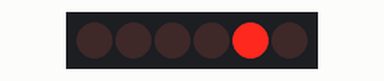
Recording of a program running on a simulated ESP8266 (NodeMCU). On the bench: 6×1 LED matrix. Wiring (inferred from the names in the program): charlieplexed LEDs: lines GPIO 12, GPIO 13, GPIO 14. WiFi joins after 1.5 s; servers stay silent unless stated; the local clock reads 2024-03-15 10:24:30 at power-on unless the program sets it. At 6.5 s the program puts the board to deep sleep or switches it off; the recording ends there.

Above: at 2.1 s.
At 3.2 s:
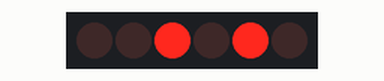

The program:

main.cpp
```cpp
/*
Version 1.0.1 - Improve battery life from 45 days to 163 days. Details described in
https://www.e-tinkers.com/2024/01/ntp-clock-project-revisit-and-esp8266-rtc-memory/
*/
#include <Arduino.h>
#include <ESP8266WiFi.h>
#include <time.h>
#include <sntp.h>

// Reset Reason
#define POWER_UP_RESET 0
#define HARDWARE_RESET 6

// RTC Time constants
#define TIME_ZONE           28800       // GMT + 8
#define DAY_LIGHT_SAVING    0
#define UTC_TEST_TIME       1649289600  // Thu, 07 Apr 2022 00:00:00 +0000

#define DISPLAY_TIME        5000
#define DAY_SLEEP_TIME      300e6       // 300 seconds (5 mins)
// #define NIGHT_SLEEP_TIME    3600e6      // 1 hour
#define NEXT_HOUR       1L          // Every 1 hour

// GPIO pins
#define P1         5   // D1
#define P2         12  // D6
#define P3         13  // D7
#define P4         14  // D5

// Charlieplexing configuration and state matrix
#define PIN_CONFIG 0
#define PIN_STATE  1
#define LEDS       12
const uint8_t mux[LEDS][2][4] = {
//{ {         PIN_CONFIG             }, {        PIN_STATE       } }
//{ {  P1,     P2,     P3,     P4    }, {  P1,   P2,   P3,   P4  } }
  { { OUTPUT, INPUT,  INPUT,  OUTPUT }, { LOW,  LOW,  LOW,  HIGH } },  // 0
  { { OUTPUT, OUTPUT, INPUT,  INPUT  }, { HIGH, LOW,  LOW,  LOW  } },  // 1
  { { OUTPUT, OUTPUT, INPUT,  INPUT  }, { LOW,  HIGH, LOW,  LOW  } },  // 2
  { { INPUT,  OUTPUT, OUTPUT, INPUT  }, { LOW,  HIGH, LOW,  LOW  } },  // 3
  { { INPUT,  OUTPUT, OUTPUT, INPUT  }, { LOW,  LOW,  HIGH, LOW  } },  // 4
  { { INPUT,  INPUT,  OUTPUT, OUTPUT }, { LOW,  LOW,  HIGH, LOW  } },  // 5
  { { INPUT,  INPUT,  OUTPUT, OUTPUT }, { LOW,  LOW,  LOW,  HIGH } },  // 6
  { { OUTPUT, INPUT,  OUTPUT, INPUT  }, { HIGH, LOW,  LOW,  LOW  } },  // 7
  { { OUTPUT, INPUT,  OUTPUT, INPUT  }, { LOW,  LOW,  HIGH, LOW  } },  // 8
  { { INPUT,  OUTPUT, INPUT,  OUTPUT }, { LOW,  HIGH, LOW,  LOW  } },  // 9
  { { INPUT,  OUTPUT, INPUT,  OUTPUT }, { LOW,  LOW,  LOW,  HIGH } },  // 10
  { { OUTPUT, INPUT,  INPUT,  OUTPUT }, { HIGH, LOW,  LOW,  LOW  } }   // 11
};

// network configuration - change based on your local settings
// refer to https://www.e-tinkers.com/2022/04/esp8266-ntp-clock-with-ntp-update-and-charlieplexing/ on
// how to obtain channel and bssid
IPAddress ip(192, 168, 18, 201);
IPAddress gateway(192, 168, 18, 1);
IPAddress subnet(255, 255, 255, 0);
IPAddress dns(1,1,1,1);
const char* ssid = "your wifi ssid";
const char* password = "your wifi password";
const int channel = 6;                                         // this must match your wifi router channel
const uint8_t bssid[] = {0xa0, 0x89, 0x66, 0x89, 0x52, 0x91};  // this must match your wifi router mac address
const char* ntpServer = "sg.pool.ntp.org";                     // use pool.ntp.org or other local NTP server

// state machine variables
enum States {BEGIN, LED_ON, LED_OFF, END};
uint8_t flashState = BEGIN;
uint8_t cycle = 0;
unsigned long onTimer = 0;
unsigned long offTimer = 0;
unsigned long intervalTimer = 0;
unsigned long displayStart = 0;

int32_t nextNtpSync{0};

time_t now;
struct tm* t;

void turnOnLED(uint8_t led) {

  pinMode(P1, mux[led][PIN_CONFIG][0]);
  pinMode(P2, mux[led][PIN_CONFIG][1]);
  pinMode(P3, mux[led][PIN_CONFIG][2]);
  pinMode(P4, mux[led][PIN_CONFIG][3]);

  digitalWrite(P1, mux[led][PIN_STATE][0]);
  digitalWrite(P2, mux[led][PIN_STATE][1]);
  digitalWrite(P3, mux[led][PIN_STATE][2]);
  digitalWrite(P4, mux[led][PIN_STATE][3]);

}

void turnOffLED() {

    pinMode(P1, INPUT);
    pinMode(P2, INPUT);
    pinMode(P3, INPUT);
    pinMode(P4, INPUT);

}

void flashLED(uint8_t theLED, int flashes) {

    switch(flashState) {
      case BEGIN:
          onTimer = millis();
          flashState = LED_ON;
          break;
      case LED_ON:
          {
              turnOnLED(theLED);
              if (flashes == 0) {
                if (millis() - onTimer > 450) {
                    flashState = LED_OFF;
                }
              }
              else {
                if (millis() - onTimer > 50) {
                    flashState = LED_OFF;
                    offTimer = millis();
                }
              }
          }
          break;
      case LED_OFF:
          {
              turnOffLED();
              if (flashes == 0) {
                if (millis() - offTimer > 50) {
                    intervalTimer = millis();
                    flashState = END;
                }
              }
              else {
                if (millis() - offTimer > (500UL - 50 * flashes)/flashes) {
                  if (++cycle < flashes) {
                      flashState = BEGIN;
                  }
                  else {
                      flashState = END;
                      intervalTimer = millis();
                  }
                }
              }
          }
          break;
      case END:
          if (millis() - intervalTimer > 1000UL) {
              flashState = BEGIN;
              cycle = 0;
          }
          break;
      default:
          break;
    }

}

void testLED() {

    for(int l = 0; l < LEDS; l++) {
        turnOnLED( l );
        delay( DISPLAY_TIME / LEDS );
    }

}

void turnOnWiFi() {

    WiFi.persistent(false);
    WiFi.mode(WIFI_STA);
    WiFi.config(ip, gateway, subnet, dns);
    WiFi.begin(ssid, password, channel, bssid);
    while (WiFi.status() != WL_CONNECTED) {
        delay(10);
    }

}

void updateNTP() {

    configTime(DAY_LIGHT_SAVING, TIME_ZONE, ntpServer);
    while (time(nullptr) < UTC_TEST_TIME)
        yield();

    now = time(nullptr);
    t = localtime(&now);
    nextNtpSync = (t->tm_hour + NEXT_HOUR) % 24;
    system_rtc_mem_write(64, &nextNtpSync, sizeof(nextNtpSync));  // write nextNtpSync value to rtc memory
    // Serial.printf("Sync with NTP, next Sync %d now=%02d:%02d\n", nextNtpSync, t->tm_hour, t->tm_min);
}

void turnOffWiFi() {

    WiFi.disconnect(true);
    WiFi.mode(WIFI_OFF);
    WiFi.forceSleepBegin();

}

void setup() {

    // Serial.begin(115200);
    // delay(3000);

    struct rst_info *rstInfo = system_get_rst_info();
    system_rtc_mem_read(64, &nextNtpSync, sizeof(nextNtpSync));  // get nextNtpSync value from rtc memory
    system_rtc_mem_read(68, &now, sizeof(now));                  // read back the savedTimestamp

    sntp_set_timezone(TIME_ZONE/3600);
    t = localtime(&now);
    // if reset is caused by first power up (reason=0) or current hour is equal to the update hour
    if ((rstInfo->reason == POWER_UP_RESET) | (rstInfo->reason == HARDWARE_RESET) | (nextNtpSync == t->tm_hour)) {
        turnOnWiFi();
        updateNTP();
        turnOffWiFi();
    }

    displayStart = millis();

}

void loop() {

    // testLED();

    uint8_t hour = t->tm_hour % 12;
    uint8_t fiveMinuteInterval = t->tm_min / 5;
    uint8_t flashes = t->tm_min % 5;

    turnOnLED(hour);
    delay(1);
    flashLED(fiveMinuteInterval, flashes);
    delay(1);

    if (millis() - displayStart > DISPLAY_TIME) {
        now = now + (time_t) (DAY_SLEEP_TIME/1e6 + DISPLAY_TIME/1000);
        system_rtc_mem_write(68, &now, sizeof(now));
        ESP.deepSleep(DAY_SLEEP_TIME);
    }

}
```

Measured:
- by itself, everything shown: repeats every 1.5 s, in 8 steps
- what the display in image 0 shows lasts 1.1 s, from 2.0 s to 3.1 s
